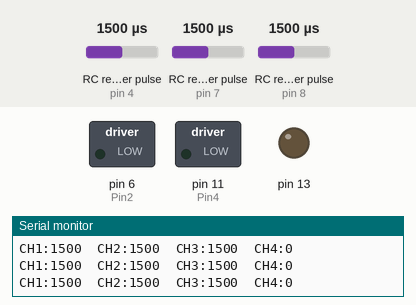
A sketch run on a simulated Arduino Uno, built with avr-gcc and run on an emulated ATmega328P. Parts: switched loads named in the sketch (green lamp = pin HIGH), output pins drawn as LEDs (lit = HIGH), the last lines printed to the serial monitor. Wiring (inferred from the names in the program): 3 × RC receiver channel: data pin 4 / data pin 7 / data pin 8. The inputs (shaded band) are chosen by the test bench; at power-on: RC receiver pulse (sensors on pin 8, pin 7, pin 4) 1500 µs.

Above: at 1.2 s.
1.3 s: RC receiver pulse (sensor on pin 8) set to 1490 µs
At 2.2 s:
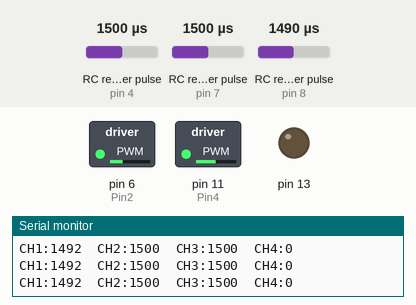
3.1 s: RC receiver pulse (sensor on pin 7) set to 1020 µs
At 3.9 s:
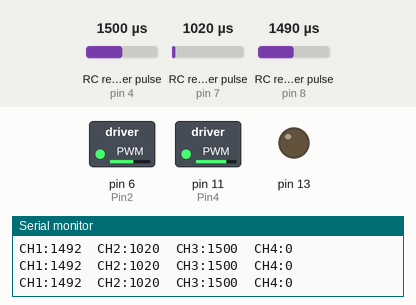
4.9 s: RC receiver pulse (sensor on pin 4) set to 1114 µs
6.4 s: RC receiver pulse (sensor on pin 4) set to 1081 µs
At 7.8 s:
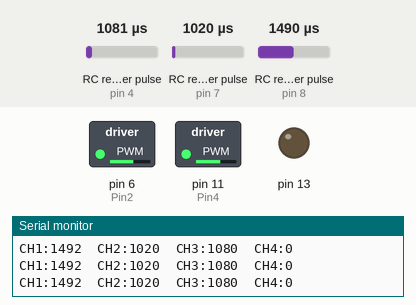
8.1 s: RC receiver pulse (sensor on pin 8) set to 1750 µs
At 9.6 s:
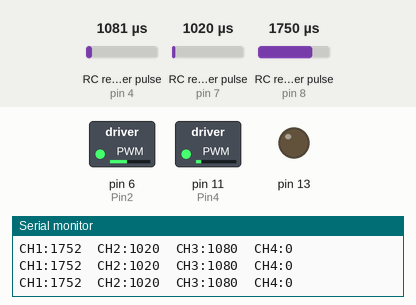
9.9 s: RC receiver pulse (sensor on pin 7) set to 1250 µs
At 11.4 s:
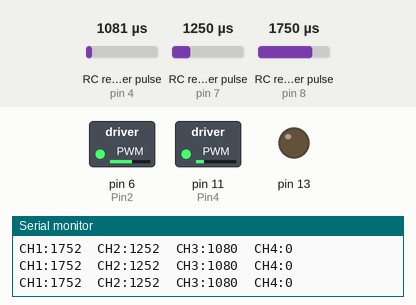
Timing chart, 0 to 12.7 s (numbered marks = the images above; inputs shaded):
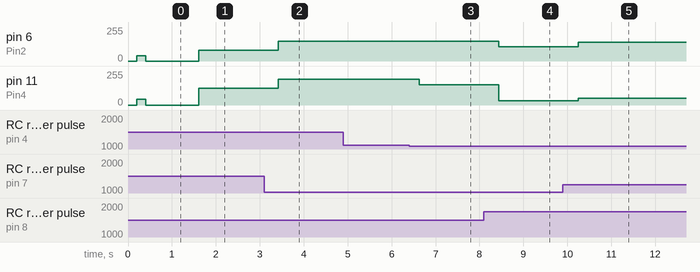

The sketch:

giraffe.ino
```cpp
/*
Performing Robots - Hobby RC system
Assignments Due Monday September 26
2022/09/30

Created by Yupu Chen and Yoki Xue

Reference:
   Minimal decoding of multiple RC channels using pin change interrupts
   Does not check for reasonable values or timeouts
   Based on https://ryanboland.com/blog/reading-rc-receiver-values
*/


#include <EnableInterrupt.h>
#define SERIAL_PORT_SPEED 9600
#define RC_NUM_CHANNELS  4

#define RC_CH1  0
#define RC_CH2  1
#define RC_CH3  2
#define RC_CH4  3

#define RC_CH1_PIN  8
#define RC_CH2_PIN  7
#define RC_CH3_PIN  4
#define RC_CH4_PIN  2

const int Pin1 = 5;
const int Pin2 = 6;
const int Pin3 = 10;
const int Pin4 = 11;

int state1 = LOW;
int state2 = LOW;
int state3 = LOW;
int state4 = LOW;

uint16_t rc_values[RC_NUM_CHANNELS];
uint32_t rc_start[RC_NUM_CHANNELS];
volatile uint16_t rc_shared[RC_NUM_CHANNELS];

void rc_read_values() {
  noInterrupts();
  memcpy(rc_values, (const void *)rc_shared, sizeof(rc_shared));
  interrupts();
}

void calc_input(uint8_t channel, uint8_t input_pin) {
  if (digitalRead(input_pin) == HIGH) {
    rc_start[channel] = micros();
  } else {
    uint16_t rc_compare = (uint16_t)(micros() - rc_start[channel]);
    rc_shared[channel] = rc_compare;
  }
}

void calc_ch1() {
  calc_input(RC_CH1, RC_CH1_PIN);
}
void calc_ch2() {
  calc_input(RC_CH2, RC_CH2_PIN);
}
void calc_ch3() {
  calc_input(RC_CH3, RC_CH3_PIN);
}
void calc_ch4() {
  calc_input(RC_CH4, RC_CH4_PIN);
}

int speed;

//turn right for going forward
//slow down the right motor
void turnRight(){
  state1 = LOW;
  state2= speed;
  state3 = LOW;
  state4 = (speed - 40)/2;
}


//turn left for going forward
//slow down the left motor
void turnLeft(){
  state1 = LOW;
  state2= speed/2;
  state3 = LOW;
  state4 = (speed - 40);
}


//turn right for going backward
//speed up the right motor
void turnRightBack(){
  state1 = HIGH;
  state2 = speed;
  state3 = HIGH;
  state4 = (state2 + 45) - 40;
}

//turn left for going backward
//speed up the left motor and slow down the right motor
void turnLeftBack(){
  state1 = HIGH;
  state2 = speed/3;
  state3 = HIGH;
  state4 = state2 + 45 + 80;
}

void setup() {
  Serial.begin(SERIAL_PORT_SPEED);

  pinMode(RC_CH1_PIN, INPUT);
  pinMode(RC_CH2_PIN, INPUT);
  pinMode(RC_CH3_PIN, INPUT);
  pinMode(RC_CH4_PIN, INPUT);
  pinMode(13, OUTPUT);

  enableInterrupt(RC_CH1_PIN, calc_ch1, CHANGE);
  enableInterrupt(RC_CH2_PIN, calc_ch2, CHANGE);
  enableInterrupt(RC_CH3_PIN, calc_ch3, CHANGE);
  enableInterrupt(RC_CH4_PIN, calc_ch4, CHANGE);
}

void loop() {
  rc_read_values();

  Serial.print("CH1:"); Serial.print(rc_values[RC_CH1]); Serial.print("\t");
  Serial.print("CH2:"); Serial.print(rc_values[RC_CH2]); Serial.print("\t");
  Serial.print("CH3:"); Serial.print(rc_values[RC_CH3]); Serial.print("\t");
  Serial.print("CH4:"); Serial.println(rc_values[RC_CH4]);

 //When Chanel 1 value is bigger than 1550 (Turn the knob forward)
 //Move forward
  if(rc_values[RC_CH1]>1550) {

    //map the read value from 900-2050 range to 90-255 range)

    speed=map(rc_values[RC_CH2],  900, 2050, 90,255);

    //if the Chanel 3 value is smaller than 1100 (Turn the knob backward)
    if(rc_values[RC_CH3] < 1100)
    {
      turnRight();
    //if the Chanel 3 value is bigger than 2000 (Turn the knob forward)
    }else if(rc_values[RC_CH3] > 2000){
      turnLeft();
    }
    else{
      state1 = LOW;
      state2= speed;
      state3 = LOW;
      state4 = (speed - 40);}}

 //When Chanel 1 value is smaller than 1500 (Turn the knob backward)
 //Move backward
   else if (rc_values[RC_CH1] < 1500){

    //map the read value from 900-2050 range to 165-0 range)
    speed=map(rc_values[RC_CH2],  900, 2050, 165,0);

    //if the Chanel 3 value is smaller than 1100 (Turn the knob backward)
    if(rc_values[RC_CH3] < 1100){
      turnRightBack();
      //if the Chanel 3 value is bigger than 2000 (Turn the knob forward)
    }else if(rc_values[RC_CH3] > 2000){
      turnLeftBack();
    }else{
      state1 = HIGH;
      state2 = speed;
      state3 = HIGH;
      state4 = state2 + 45;
      }
  }

  //stay still
  else{
    state1 = LOW;
    state2 = LOW;
    state3 = LOW;
    state4 = LOW;
  }

  delay(200);
  digitalWrite(Pin1, state1);
  analogWrite(Pin2, state2);
  digitalWrite (Pin3, state3);
  analogWrite (Pin4, state4);
}
```

Measured:
- the behaviour switches between 1498 and 1497 µs on RC receiver pulse (sensor on pin 8) (found by bisection; images 0 and 1)
- after the input at 1.3 s, pin 6 (Pin2): 0/255 → 79/255 after 0.31 s; pin 11 (Pin4): 0/255 → 124/255 after 0.31 s
- after the input at 3.1 s, pin 6 (Pin2): 79/255 → 148/255 after 0.32 s; pin 11 (Pin4): 124/255 → 193/255 after 0.32 s
- after the input at 6.4 s, pin 11 (Pin4): 193/255 → 153/255 after 0.23 s
- after the input at 8.1 s, pin 6 (Pin2): 148/255 → 107/255 after 0.34 s; pin 11 (Pin4): 153/255 → 33/255 after 0.34 s
- after the input at 9.9 s, pin 6 (Pin2): 107/255 → 140/255 after 0.35 s; pin 11 (Pin4): 33/255 → 50/255 after 0.35 s
